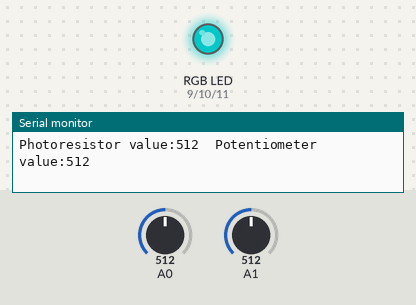
Simulated run of this sketch. Board: Arduino Uno, built with avr-gcc and run on an emulated ATmega328P. On the bench: an RGB LED mixed from three pins (HIGH = lit), the last lines printed to the serial monitor. The inputs (shaded band) are chosen by the test bench; at power-on: A1 = 512, A0 = 512. Dim RGB values are drawn brighter than linear.

Above: at 1.2 s.
1.3 s: A1 set to 493
At 2.4 s:
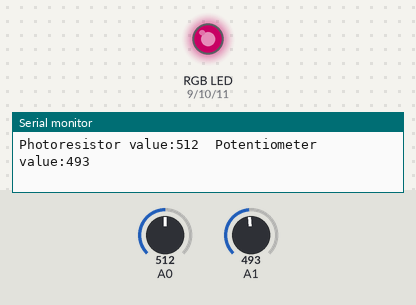
2.8 s: A1 set to 1023
At 4.0 s:
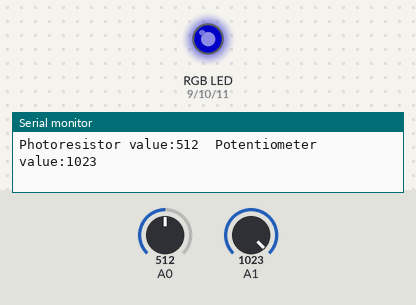
4.3 s: A1 set to 783
7.3 s: A1 set to 759
At 7.8 s:
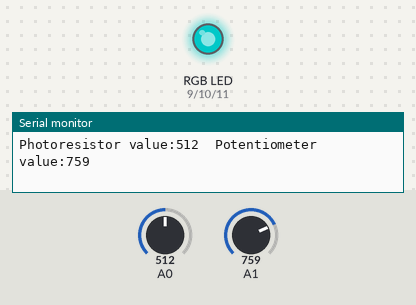
10.3 s: A1 set to 245
At 11.1 s:
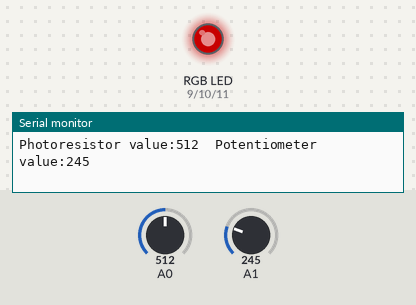
11.8 s: A1 set to 268
At 12.7 s:
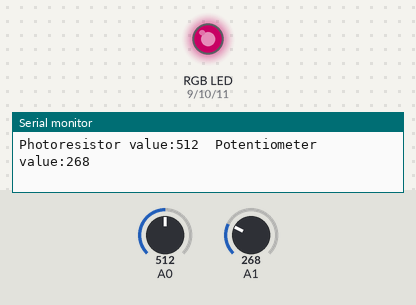
Timing chart, 0 to 14.3 s (numbered marks = the images above; inputs shaded):
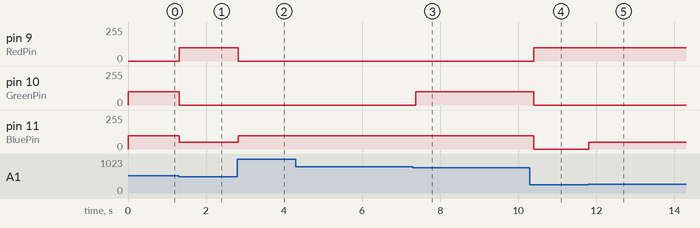

Measured:
- the behaviour switches between 512 and 511 on A1 (found by bisection; images 0 and 1)
- the behaviour switches between 768 and 767 on A1 (found by bisection; images 2 and 3)
- the behaviour switches between 255 and 256 on A1 (found by bisection; images 4 and 5)
- after the input at 1.3 s, pin 9 (RedPin): 0/255 → 100/255 at once; pin 10 (GreenPin): 100/255 → 0/255 at once; pin 11 (BluePin): 100/255 → 50/255 at once
- after the input at 2.8 s, pin 9 (RedPin): 100/255 → 0/255 at once; pin 11 (BluePin): 50/255 → 100/255 at once
- after the input at 7.3 s, pin 10 (GreenPin): 0/255 → 100/255 after 0.07 s
- after the input at 10.3 s, pin 9 (RedPin): 0/255 → 100/255 after 0.10 s; pin 10 (GreenPin), pin 11 (BluePin): 100/255 → 0/255 after 0.10 s
- after the input at 11.8 s, pin 11 (BluePin): 0/255 → 50/255 at once

The sketch:

SIK_Circuit_1D-RGBNightlight.ino
```cpp
/*
  SparkFun Inventor’s Kit
  Circuit 1D-RGB Nightlight

  Turns an RGB LED on or off based on the light level read by a photoresistor.
  Change colors by turning the potentiometer.

  This sketch was written by SparkFun Electronics, with lots of help from the Arduino community.
  This code is completely free for any use.

  View circuit diagram and instructions at: https://learn.sparkfun.com/tutorials/sparkfun-inventors-kit-experiment-guide---v41
  Download drawings and code at: https://github.com/sparkfun/SIK-Guide-Code
*/

int photoresistor = A0;          //variable for storing the photoresistor value
int potentiometer = A1;          //this variable will hold a value based on the position of the knob
int threshold = 700;            //if the photoresistor reading is lower than this value the light will turn on

//LEDs are connected to these pins
int RedPin = 9;
int GreenPin = 10;
int BluePin = 11;

void setup() {
  Serial.begin(9600);           //start a serial connection with the computer

  //set the LED pins to output
  pinMode(RedPin, OUTPUT);
  pinMode(GreenPin, OUTPUT);
  pinMode(BluePin, OUTPUT);
}

void loop() {

  photoresistor = analogRead(A0);         //read the value of the photoresistor
  potentiometer = analogRead(A1);

  Serial.print("Photoresistor value:");
  Serial.print(photoresistor);          //print the photoresistor value to the serial monitor
  Serial.print("  Potentiometer value:");
  Serial.println(potentiometer);          //print the potentiometer value to the serial monitor

  // user can choose which program they want to run and comment out the others
//  multiple_colors();
//  multi_color_blink();
//  fadeLED();
  change_threshold();

  delay(100); //short delay so that the printout is easier to read
}
void fadeLED () {
  if (photoresistor < threshold) {
    // if dark, light will fade from red to blue to red
    for (int i = 0; i <= 100; i = i + 5) {
      analogWrite(RedPin, 100-i);
      analogWrite(GreenPin, 0);
      analogWrite(BluePin, 0+i);
      delay(200);
    }
    for (int i = 0; i <= 100; i = i + 5) {
      analogWrite(RedPin, 0-i);
      analogWrite(GreenPin, 0);
      analogWrite(BluePin, 100-i);
      delay(200);
    }
  }
  else { //if it isn't dark turn the LED off, but will turn off after a run through of the fade
    turnOff(); //call the turn off function
  }
}
void change_threshold () {
  // light is read through the potentiometer not the photoresistor
  // the new threshold is based off of the value of the potentiometer (where it is pointing)
  // potentiometer can cover values 0-1023 and is divided up into four parts
  // the brighter the room, the redder the light
  // the darker the room, the bluer the light
  if (potentiometer > 0 && potentiometer <= 255.75) {
    // lowest quadrant of light, bottom left corner of the potentiometer
    red();
  }
  if (potentiometer > 255.75 && potentiometer <= 511.50) {
    // mid-low quadrant of light, bottom right corner of the potentiometer
    darkmagenta();
  }
  if (potentiometer > 511.50 && potentiometer <= 767.25) {
    // mid-high quadrant of light, top right corner of the potentiometer
    cyan();
  }
  if (potentiometer > 767.25 && potentiometer <= 1023) {
    // highest quadrant of light, top left corner of the potentiometer
    blue();
  }
}
void multi_color_blink () {
  if (photoresistor < threshold) {
    // if dark, light will blink the rainbow
    red();
    delay(300);
    orange();
    delay(300);
    yellow();
    delay(300);
    green();
    delay(300);
    blue();
    delay(300);
    darkmagenta();
    delay(300);
  }
  else { //if it isn't dark turn the LED off, but will turn off after a run through of the colors
    turnOff(); //call the turn off function
  }
}
void multiple_colors () {
  if (photoresistor < threshold) { //if it's dark (the photoresistor value is below the threshold) turn the LED on
    //These nested if statements check for a variety of ranges and
    //call different functions based on the current potentiometer value.
    //Those functions are found at the bottom of the sketch.
    if (potentiometer > 0 && potentiometer <= 100)
      red();
    if (potentiometer > 100 && potentiometer <= 200)
      orange();
    if (potentiometer > 200 && potentiometer <= 300)
      yellow();
    if (potentiometer > 300 && potentiometer <= 400)
      yellowgreen();
    if (potentiometer > 400 && potentiometer <= 500)
      green();
    if (potentiometer > 500 && potentiometer <= 600)
      greenblue();
    if (potentiometer > 600 && potentiometer <= 700)
      cyan();
    if (potentiometer > 700 && potentiometer <= 800)
      blue();
    if (potentiometer > 800 && potentiometer <= 900)
      magenta();
    if (potentiometer > 900)
      darkmagenta();
  }
  else { //if it isn't dark turn the LED off
    turnOff(); //call the turn off function
  }
}
void red () {
  //set the LED pins to values that make red
  analogWrite(RedPin, 100);
  analogWrite(GreenPin, 0);
  analogWrite(BluePin, 0);
}
void orange () {
  //set the LED pins to values that make orange
  analogWrite(RedPin, 100);
  analogWrite(GreenPin, 50);
  analogWrite(BluePin, 0);
}
void yellow () {
  //set the LED pins to values that make yellow
  analogWrite(RedPin, 100);
  analogWrite(GreenPin, 100);
  analogWrite(BluePin, 0);
}
void yellowgreen () {
  //set the LED pins to values that make green
  analogWrite(RedPin, 50);
  analogWrite(GreenPin, 100);
  analogWrite(BluePin, 0);
}
void green () {
  //set the LED pins to values that make green
  analogWrite(RedPin, 0);
  analogWrite(GreenPin, 100);
  analogWrite(BluePin, 0);
}
void greenblue () {
  //set the LED pins to values that make green
  analogWrite(RedPin, 0);
  analogWrite(GreenPin, 100);
  analogWrite(BluePin, 50);
}
void cyan () {
  //set the LED pins to values that make cyan
  analogWrite(RedPin, 0);
  analogWrite(GreenPin, 100);
  analogWrite(BluePin, 100);
}
void blue () {
  //set the LED pins to values that make blue
  analogWrite(RedPin, 0);
  analogWrite(GreenPin, 0);
  analogWrite(BluePin, 100);
}
void magenta () {
  //set the LED pins to values that make magenta
  analogWrite(RedPin, 100);
  analogWrite(GreenPin, 0);
  analogWrite(BluePin, 100);
}
void darkmagenta () {
  //set the LED pins to values that make new_color
  analogWrite(RedPin, 100);
  analogWrite(GreenPin, 0);
  analogWrite(BluePin, 50);
}
void turnOff () {

  //set all three LED pins to 0 or OFF
  analogWrite(RedPin, 0);
  analogWrite(GreenPin, 0);
  analogWrite(BluePin, 0);
}
```
